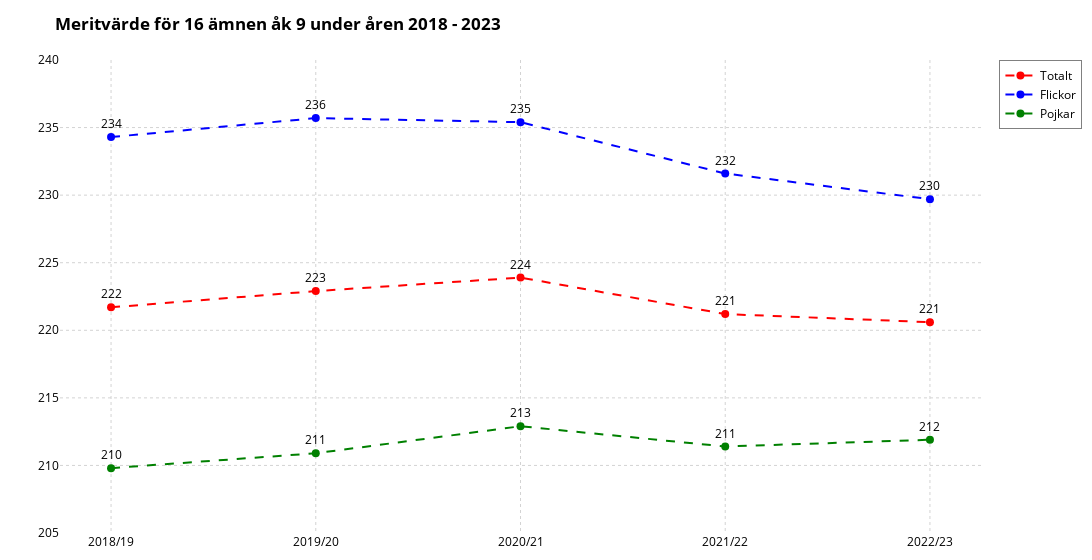

The notebook cell this image was saved under:
### Markdown cell above
--- 
---
---
---

### Code cell
import pandas as pd
import plotly.graph_objects as go
from plotly.subplots import make_subplots

df_1b = pd.read_excel("betyg_o_prov_riksnivå.xlsx", sheet_name="Tabell 1B")
data_1b = df_1b.iloc[7:13].copy()

b_columns = [
    "Läsår",
    "Medelvärde 16 ämnen totalt",
    "Medelvärde 16 ämnen flickor",
    "Medelvärde 16 ämnen pojkar",
    "Medelvärde 17 ämnen totalt",
    "Medelvärde 17 flickor",
    "Medelvärde 17 pojkar",
    "% Som saknar godkänt",
    "P Flickor",
    "P Pojkar",
]

data_1b.columns = b_columns

data_1b.dropna(inplace=True)

years = data_1b["Läsår"]
Mean_T = data_1b["Medelvärde 16 ämnen totalt"]
Mean_F = data_1b["Medelvärde 16 ämnen flickor"]
Mean_P = data_1b["Medelvärde 16 ämnen pojkar"]

fig = make_subplots(rows=1, cols=1)

fig.add_trace(
    go.Scatter(
        x=years,
        y=Mean_T,
        mode="lines+markers+text",
        name="Totalt",
        marker=dict(color="red", size=8),
        line=dict(dash="dash"),
        text=[f"{round(val)}" for val in Mean_T],
        hoverinfo="text+x+y",
        textposition="top center",
        textfont=dict(color="black")
    )
)

fig.add_trace(
    go.Scatter(
        x=years,
        y=Mean_F,
        mode="lines+markers+text",
        name="Flickor",
        marker=dict(color="blue", size=8),
        line=dict(dash="dash"),
        text=[f"{round(val)}" for val in Mean_F],
        hoverinfo="text+x+y",
        textposition="top center",
        textfont=dict(color="black")
    )
)

fig.add_trace(
    go.Scatter(
        x=years,
        y=Mean_P,
        mode="lines+markers+text",
        name="Pojkar",
        marker=dict(color="green", size=8),
        line=dict(dash="dash"),
        text=[f"{round(val)}" for val in Mean_P],
        hoverinfo="text+x+y",
        textposition="top center",
        textfont=dict(color="black")
    )
)

fig.update_xaxes(showgrid=True, gridcolor="lightgray", gridwidth=1, zeroline=False, tickfont=dict(color="black"), griddash="dot")
fig.update_yaxes(showgrid=True, gridcolor="lightgray", gridwidth=1, zeroline=False, tickfont=dict(color="black"), griddash="dot", range=[205, 240])

fig.update_layout(
    title="<b>Meritvärde för 16 ämnen åk 9 under åren 2018 - 2023</b>",
    plot_bgcolor="white",
    paper_bgcolor="white",
    font=dict(color="black"),
    legend=dict(font=dict(color="black"), bgcolor="white", bordercolor="gray", borderwidth=1),
    margin=dict(t=60, b=10, l=60, r=10),
    width=1200,  

    hoverlabel=dict(
        font=dict(color="black")
    )
)

fig.show()

### Figure 1 — Plotly figure (JSON) as saved in the notebook; plotly's stock layout.template omitted (floating-point values rounded to 4 significant figures)
{"data": [{"hoverinfo": "text+x+y", "line": {"dash": "dash"}, "marker": {"color": "red", "size": 8}, "mode": "lines+markers+text", "name": "Totalt", "text": ["222", "223", "224", "221", "221"], "textfont": {"color": "black"}, "textposition": "top center", "type": "scatter", "x": ["2018/19", "2019/20", "2020/21", "2021/22", "2022/23"], "y": [221.7, 222.9, 223.9, 221.2, 220.6]}, {"hoverinfo": "text+x+y", "line": {"dash": "dash"}, "marker": {"color": "blue", "size": 8}, "mode": "lines+markers+text", "name": "Flickor", "text": ["234", "236", "235", "232", "230"], "textfont": {"color": "black"}, "textposition": "top center", "type": "scatter", "x": ["2018/19", "2019/20", "2020/21", "2021/22", "2022/23"], "y": [234.3, 235.7, 235.4, 231.6, 229.7]}, {"hoverinfo": "text+x+y", "line": {"dash": "dash"}, "marker": {"color": "green", "size": 8}, "mode": "lines+markers+text", "name": "Pojkar", "text": ["210", "211", "213", "211", "212"], "textfont": {"color": "black"}, "textposition": "top center", "type": "scatter", "x": ["2018/19", "2019/20", "2020/21", "2021/22", "2022/23"], "y": [209.8, 210.9, 212.9, 211.4, 211.9]}], "layout": {"font": {"color": "black"}, "hoverlabel": {"font": {"color": "black"}}, "legend": {"bgcolor": "white", "bordercolor": "gray", "borderwidth": 1, "font": {"color": "black"}}, "margin": {"b": 10, "l": 60, "r": 10, "t": 60}, "paper_bgcolor": "white", "plot_bgcolor": "white", "title": {"text": "<b>Meritvärde för 16 ämnen åk 9 under åren 2018 - 2023</b>"}, "width": 1200, "xaxis": {"anchor": "y", "domain": [0, 1], "gridcolor": "lightgray", "griddash": "dot", "gridwidth": 1, "showgrid": true, "tickfont": {"color": "black"}, "zeroline": false}, "yaxis": {"anchor": "x", "domain": [0, 1], "gridcolor": "lightgray", "griddash": "dot", "gridwidth": 1, "range": [205, 240], "showgrid": true, "tickfont": {"color": "black"}, "zeroline": false}}}
